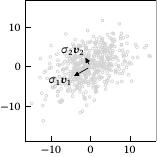

Reproduce this figure in Python.
from pathlib import PurePath
import numpy as np
import pandas as pd
from sklearn.decomposition import PCA
import matplotlib.pyplot as plt
from arrow import add_2d_vector

plt.style.use("sigproc")

csv = pd.read_csv("pca.csv", sep=",")
pca = PCA(n_components=2)
pca.fit(csv)
v1, v2 = np.transpose(pca.components_ * np.sqrt(pca.explained_variance_).T)

fig, ax = plt.subplots()

ax.scatter(csv["x"], csv["y"], color="lightgray", linewidths=0.5)
add_2d_vector(ax, (0, 0), v1)
add_2d_vector(ax, (0, 0), v2)
ax.text(*v1, r"$\sigma_1\vect{v}_1$", ha="right", va="top")
ax.text(*v2, r"$\sigma_2\vect{v}_2$", ha="right", va="bottom")

ax.axis("equal")
fig.savefig(str(PurePath(__file__).parent / (PurePath(__file__).stem + ".pdf")))
